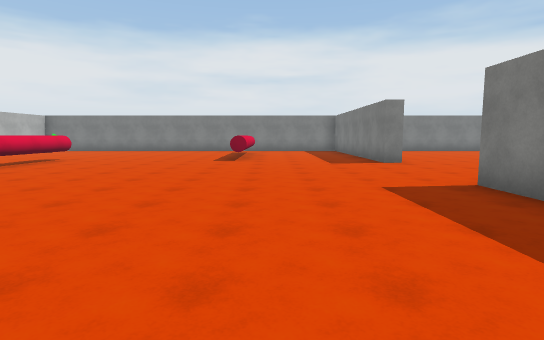
[1] (above)

19 first-person views from a walk through a 3-D level made in the Unity game engine. The camera is 1.5 m above the floor, tilts 6° down and sees 80° across. The floor is counted in squares, 2 m on a side. Each view is taken from the middle of a square. On the plan, view 1 faces up. The plan holds only what a view shows up to about 11 squares ahead; the rest is blank. The place goes on beyond the plan. The player is left out. Surface patterns are stand-ins for the level's own textures.

[2]
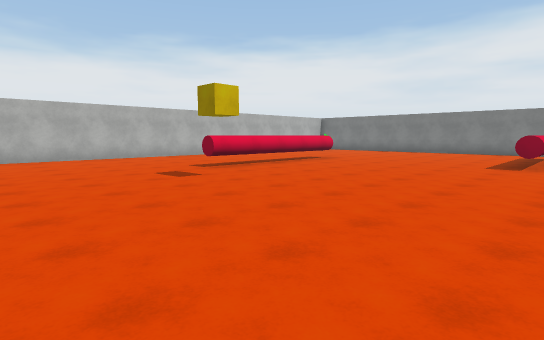

[3]
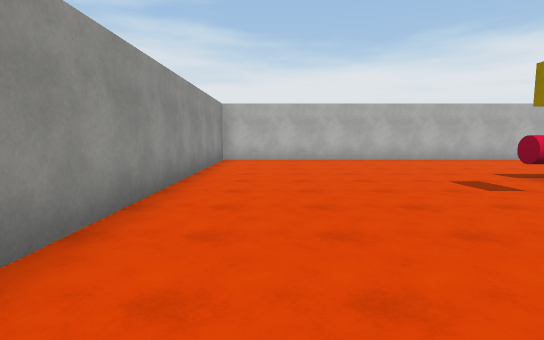

[4]
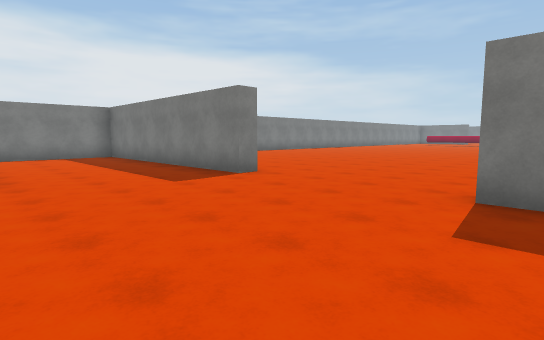

[5]
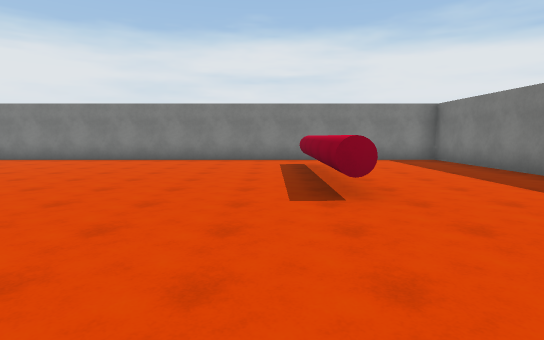

[6]
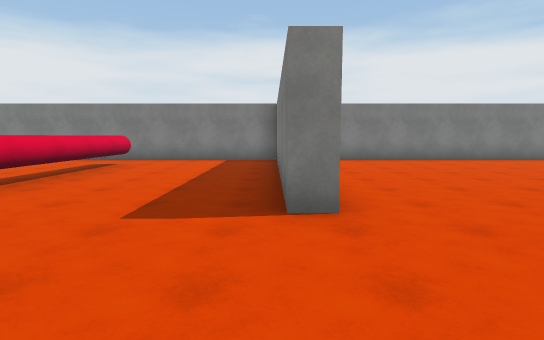

[7]
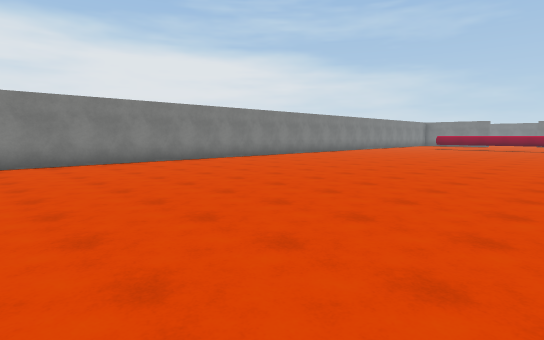

[8]
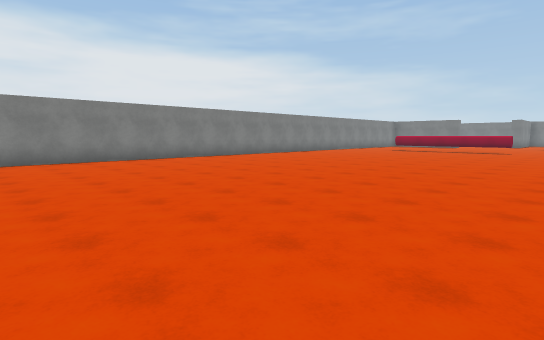

[9]
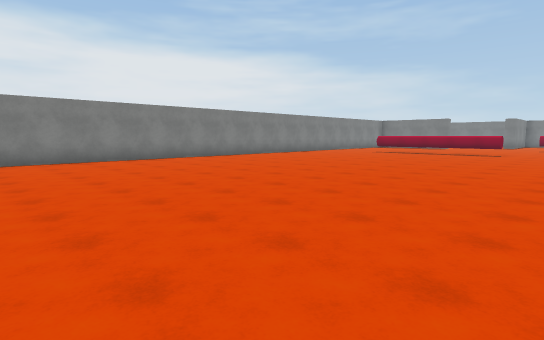

[10]
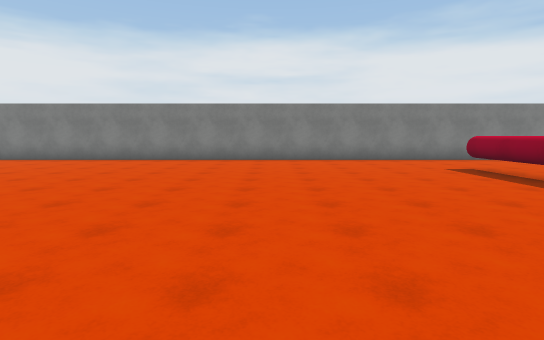

[11]
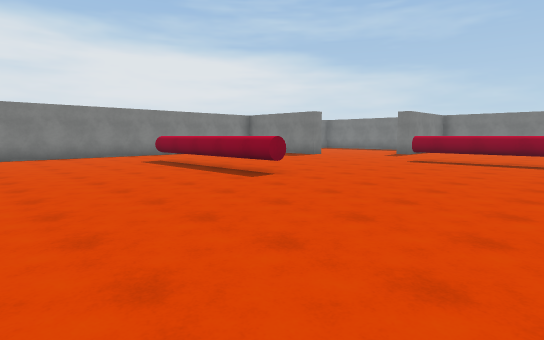

[12]
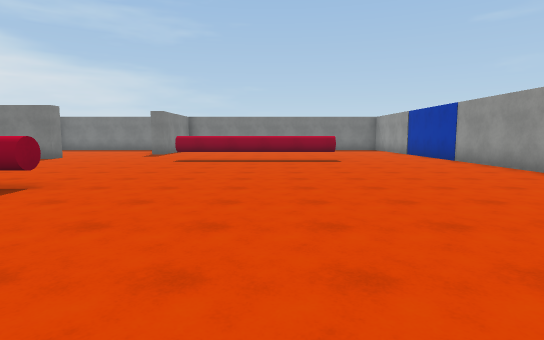

[13]
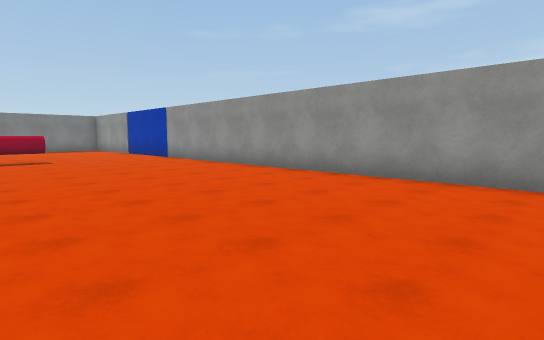

[14]
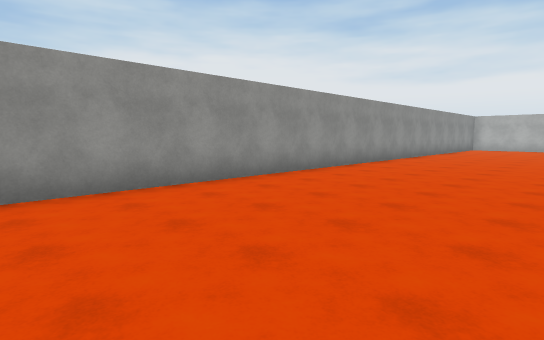

[15]
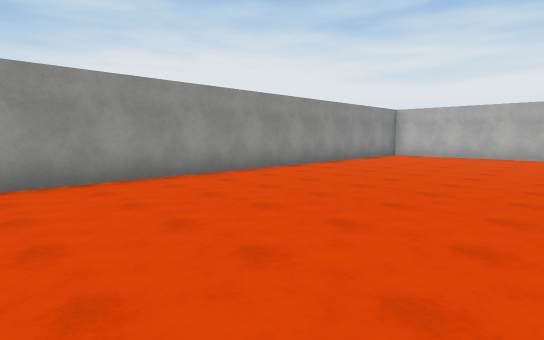

[16]
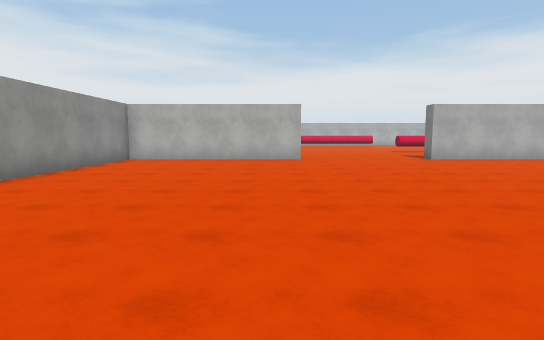

[17]
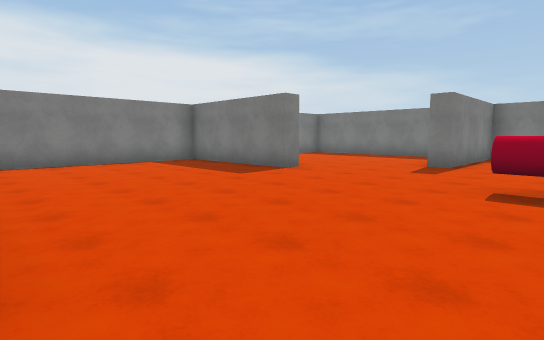

[18]
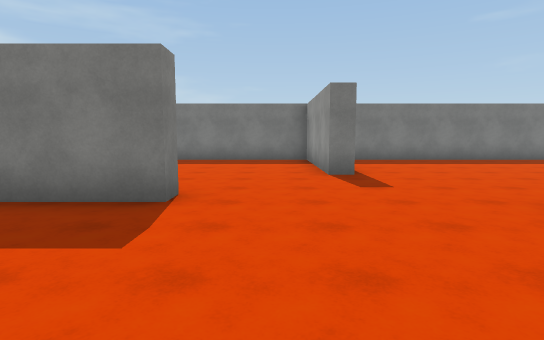

[19]
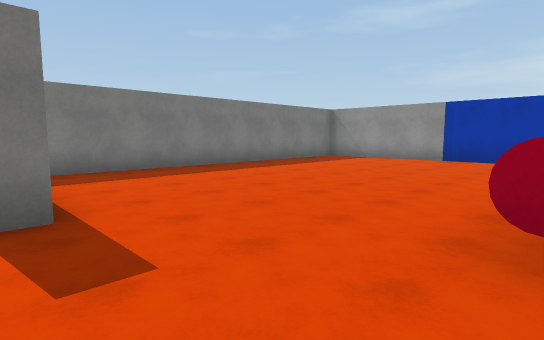

### Floor plan
Key: @ floor where view 1 was taken; # wall or solid block; . floor; ^ raised ledge; T thing the floor can be seen under or through.
Columns run from 12 left of view 1 to 39 right of it. Each row starts with its distance up from view 1.
 17  ############################################
 16   ..............#...........................#
 15    .............#...........................#
 14    ........^....#...........................# ..  .#
 13     .......^....#.....................^.....#......#
 12      ......^....#.....................^............#
 11     .......^....#.....................^............#
 10     ..T....^....#.....................^........#####
  9 #   ..T.........#.....................^............#
  8 #.....T............................................#
  7 #.....T....................................^.......#
  6 #.....T.......................   ..........^.......#
  5 #............................   ...........^.......#
  4 #..............##..........................^.......#
  3 #...............#..................................#
  2 #.............. #..................................#
  1 #.............  #..................................
  0 #.......... @   #.................................
 -1 ##########      #################################

Positions as (right, up) in squares from view 1, and headings:
1: (0, 0), facing up
2: (0, 1), facing up-left
3: (-1, 1), facing left
4: (-1, 4), facing up-right
5: (-2, 6), facing up
6: (3, 6), facing up
7: (6, 7), facing up-right
8: (9, 6), facing up-right
9: (11, 6), facing up-right
10: (21, 6), facing up
11: (21, 4), facing up-right
12: (21, 5), facing right
13: (20, 5), facing down-right
14: (23, 4), facing down-left
15: (16, 5), facing down-left
16: (14, 4), facing left
17: (26, 7), facing up-right
18: (28, 11), facing right
19: (31, 10), facing down-right
